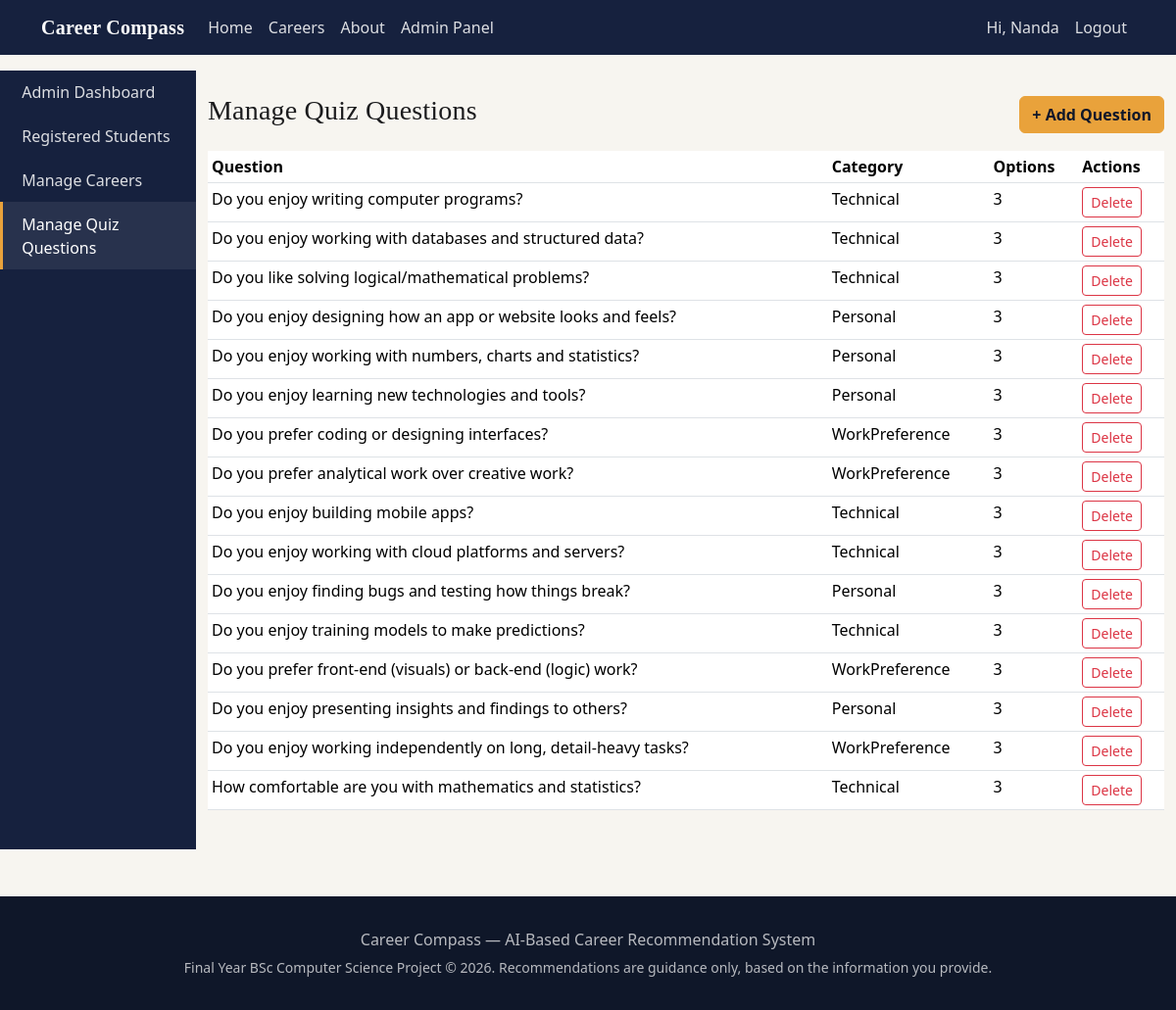
/admin/questions (signed in), run on the app's committed database.
### models/models.py (models this page shows, shortened)
class User(UserMixin, db.Model):
    __tablename__ = "users"
    id = db.Column(db.Integer, primary_key=True)
    name = db.Column(db.String(120), nullable=False)
    email = db.Column(db.String(150), unique=True, nullable=False)
    password_hash = db.Column(db.String(255), nullable=False)
    is_admin = db.Column(db.Boolean, default=False)
    created_at = db.Column(db.DateTime, default=utcnow)
    profile = db.relationship("Profile", backref="user", uselist=False, cascade="all, delete-orphan")
    skills = db.relationship("UserSkill", backref="user", cascade="all, delete-orphan")
    interests = db.relationship("UserInterest", backref="user", cascade="all, delete-orphan")
    results = db.relationship("Result", backref="user", cascade="all, delete-orphan")

class Question(db.Model):
    __tablename__ = "questions"
    id = db.Column(db.Integer, primary_key=True)
    text = db.Column(db.String(255), nullable=False)
    category = db.Column(db.String(50))  # Technical / Personal / WorkPreference
    options = db.relationship("Option", backref="question", cascade="all, delete-orphan")

### routes/admin.py (the view)
@admin_bp.route("/questions")
@login_required
@admin_required
def manage_questions():
    questions = Question.query.order_by(Question.id).all()
    return render_template("admin/questions.html", questions=questions)

### routes/admin.py (called while the page is built)
def admin_required(view):
    @wraps(view)
    def wrapped(*args, **kwargs):
        if not current_user.is_authenticated or not current_user.is_admin:
            abort(403)
        return view(*args, **kwargs)
    return wrapped

### templates/admin/questions.html (shortened to what this page needs)
{% extends "admin/admin_base.html" %}
{% set active = 'questions' %}
{% block admin_content %}
<div class="d-flex justify-content-between align-items-center">
    <h3>Manage Quiz Questions</h3>
    <a href="{{ url_for('admin.add_question') }}" class="btn btn-amber">+ Add Question</a>
</div>
<table class="table table-sm mt-3 bg-white">
    <thead><tr><th>Question</th><th>Category</th><th>Options</th><th>Actions</th></tr></thead>
    <tbody>
    {% for q in questions %}
        <tr>
            <td>{{ q.text }}</td>
            <td>{{ q.category }}</td>
            <td>{{ q.options|length }}</td>
            <td>
                <form method="POST" action="{{ url_for('admin.delete_question', question_id=q.id) }}" class="d-inline"
                      onsubmit="return confirm('Delete this question?');">
                    <button type="submit" class="btn btn-sm btn-outline-danger">Delete</button>
                </form>
            </td>
        </tr>
    {% endfor %}
    </tbody>
</table>
{% endblock %}

### templates/base.html (shortened to what this page needs)
<!DOCTYPE html>
<html lang="en">
<head>
    <link href="https://cdn.jsdelivr.net/npm/bootstrap@5.3.3/dist/css/bootstrap.min.css" rel="stylesheet">
    <link rel="stylesheet" href="{{ url_for('static', filename='css/style.css') }}">
</head>
<body>
<nav class="navbar navbar-expand-lg navbar-custom navbar-dark">
    <div class="container">
        <a class="navbar-brand navbar-brand-custom brand" href="{{ url_for('main.home') }}">Career Compass</a>
        <div class="collapse navbar-collapse" id="navMenu">
            <ul class="navbar-nav me-auto mb-2 mb-lg-0">
                <li class="nav-item"><a class="nav-link" href="{{ url_for('main.home') }}">Home</a></li>
                <li class="nav-item"><a class="nav-link" href="{{ url_for('main.careers') }}">Careers</a></li>
                <li class="nav-item"><a class="nav-link" href="{{ url_for('main.about') }}">About</a></li>
                {% if current_user.is_authenticated and current_user.is_admin %}
                <li class="nav-item"><a class="nav-link" href="{{ url_for('admin.dashboard') }}">Admin Panel</a></li>
                {% endif %}
            </ul>
            <ul class="navbar-nav">
                {% if current_user.is_authenticated %}
                <li class="nav-item"><span class="nav-link">Hi, {{ current_user.name }}</span></li>
                <li class="nav-item"><a class="nav-link" href="{{ url_for('auth.logout') }}">Logout</a></li>
                {% else %}
                <li class="nav-item"><a class="nav-link" href="{{ url_for('auth.login') }}">Login</a></li>
                <li class="nav-item"><a class="nav-link" href="{{ url_for('auth.register') }}">Register</a></li>
                {% endif %}
            </ul>
        </div>
    </div>
</nav>
{% block content %}{% endblock %}
<footer>
    <div class="container text-center">
        <p class="mb-1">Career Compass &mdash; AI-Based Career Recommendation System</p>
        <small>Final Year BSc Computer Science Project &copy; {{ current_year }}. Recommendations are guidance only, based on the information you provide.</small>
    </div>
</footer>
</body>
</html>

### static/css/style.css (style rules this page uses)
:root { --navy: #16213E; --navy-dark: #0F1729; --amber: #E9A23B; --teal: #2FA98C; --paper: #F7F5F0; --ink: #1C1C1E; --muted: #6B7280; }
body { background-color: var(--paper); color: var(--ink); font-family: "Segoe UI", Roboto, Helvetica, Arial, sans-serif; }
h1, h2, h3, h4, .brand { font-family: "Georgia", "Times New Roman", serif; letter-spacing: 0.2px; }
.navbar-brand-custom { font-weight: 700; color: #fff !important; letter-spacing: 0.3px; }
.navbar-custom { background-color: var(--navy); }
.navbar-custom .nav-link { color: rgba(255, 255, 255, 0.85) !important; }
.btn-amber { background-color: var(--amber); border-color: var(--amber); color: var(--navy-dark); font-weight: 600; }
footer { background-color: var(--navy-dark); color: rgba(255, 255, 255, 0.7); padding: 2rem 0; margin-top: 3rem; }

### data on the page
User: name "Nanda"
Question: text "Do you enjoy writing computer programs?", category "Technical", options|length "3"
Question: text "Do you enjoy working with databases and structured data?", category "Technical", options|length "3"
Question: text "Do you like solving logical/mathematical problems?", category "Technical", options|length "3"
Question: text "Do you enjoy designing how an app or website looks and feels?", category "Personal", options|length "3"
Question: text "Do you enjoy working with numbers, charts and statistics?", category "Personal", options|length "3"
Question: text "Do you enjoy learning new technologies and tools?", category "Personal", options|length "3"
Question: text "Do you prefer coding or designing interfaces?", category "WorkPreference", options|length "3"
Question: text "Do you prefer analytical work over creative work?", category "WorkPreference", options|length "3"
Question: text "Do you enjoy building mobile apps?", category "Technical", options|length "3"
Question: text "Do you enjoy working with cloud platforms and servers?", category "Technical", options|length "3"
Question: text "Do you enjoy finding bugs and testing how things break?", category "Personal", options|length "3"
Question: text "Do you enjoy training models to make predictions?", category "Technical", options|length "3"
Question: text "Do you prefer front-end (visuals) or back-end (logic) work?", category "WorkPreference", options|length "3"
Question: text "Do you enjoy presenting insights and findings to others?", category "Personal", options|length "3"
Question: text "Do you enjoy working independently on long, detail-heavy tasks?", category "WorkPreference", options|length "3"
Question: text "How comfortable are you with mathematics and statistics?", category "Technical", options|length "3"
